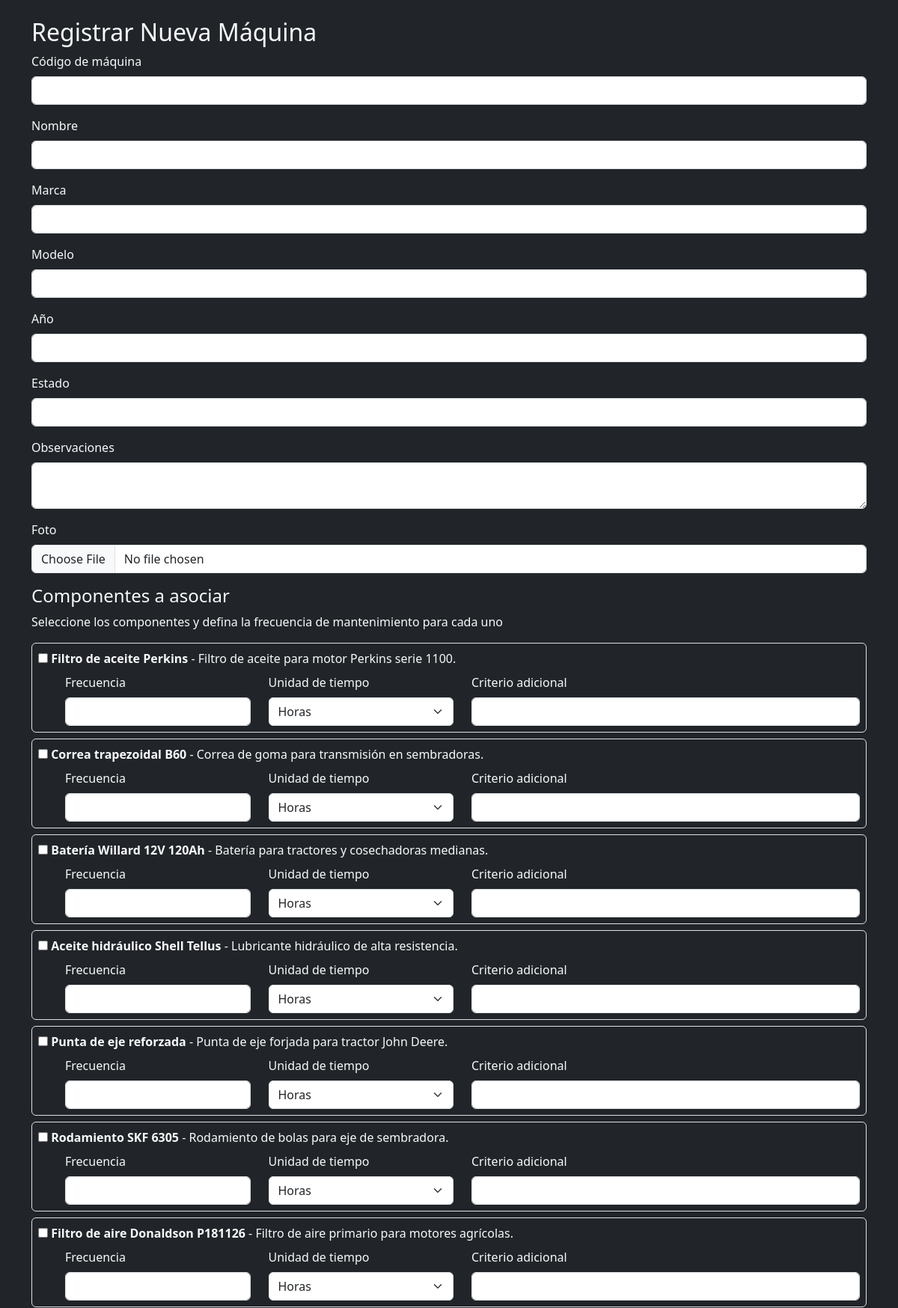
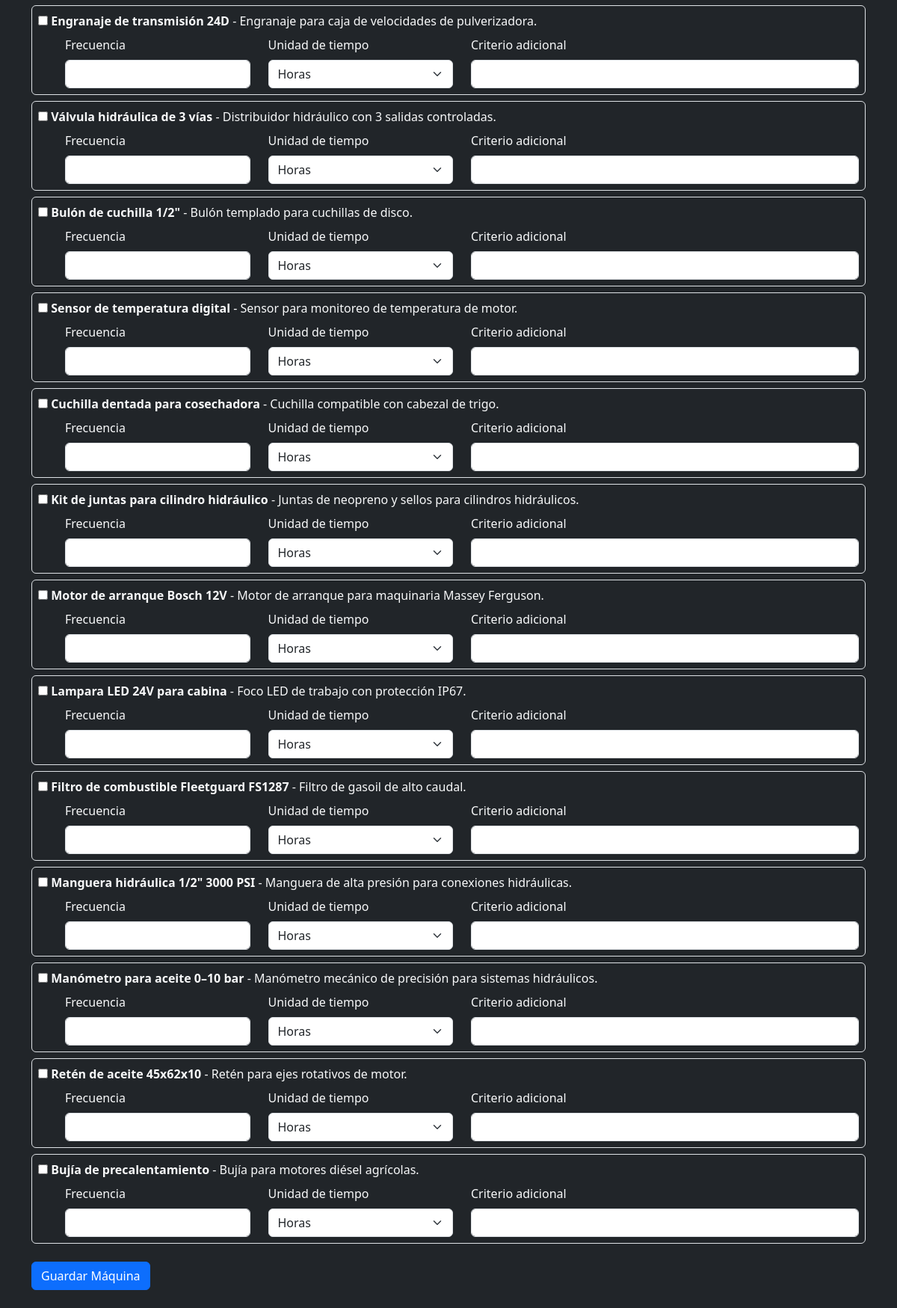
The app's page /maquinas/nueva with its own data (2 pictures, top to bottom).
### tables this page shows
CREATE TABLE componentes (
    ID INTEGER PRIMARY KEY AUTOINCREMENT,
    ID_Componente TEXT NOT NULL UNIQUE,
    Nombre TEXT,
    Tipo TEXT,
    Descripcion TEXT,
    Foto TEXT
);

### app.py (the view, shortened to what this page needs)
@app.route('/maquinas/nueva', methods=['GET', 'POST'])
def registrar_maquina():
    conn = get_db_connection()
    componentes = conn.execute('SELECT * FROM componentes').fetchall()
    conn.close()
    return render_template('registrar_maquina.html', componentes=componentes)

### app.py (called while the page is built)
def get_db_connection():
    conn = sqlite3.connect('mantenimiento_agricola.db', timeout=10)  # Espera hasta 10 segundos
    conn.row_factory = sqlite3.Row
    return conn

### templates/registrar_maquina.html (shortened to what this page needs)
<!DOCTYPE html>
<html lang="es">
<head>
    <link href="https://cdn.jsdelivr.net/npm/bootstrap@5.3.0/dist/css/bootstrap.min.css" rel="stylesheet" />
</head>
<body class="bg-dark text-light">
<div class="container py-4">
    <h2>Registrar Nueva Máquina</h2>
    <form method="POST" enctype="multipart/form-data">
         <div class="mb-3">
            <label for="codigo" class="form-label">Código de máquina</label>
            <input type="text" name="codigo" id="codigo" class="form-control" required>
        </div>
        <div class="mb-3">
            <label for="nombre" class="form-label">Nombre</label>
            <input type="text" name="nombre" id="nombre" class="form-control" required />
        </div>
        <div class="mb-3">
            <label for="marca" class="form-label">Marca</label>
            <input type="text" name="marca" id="marca" class="form-control" />
        </div>
        <div class="mb-3">
            <label for="modelo" class="form-label">Modelo</label>
            <input type="text" name="modelo" id="modelo" class="form-control" />
        </div>
        <div class="mb-3">
            <label for="anio" class="form-label">Año</label>
            <input type="number" name="anio" id="anio" class="form-control" />
        </div>
        <div class="mb-3">
            <label for="estado" class="form-label">Estado</label>
            <input type="text" name="estado" id="estado" class="form-control" />
        </div>
        <div class="mb-3">
            <label for="observaciones" class="form-label">Observaciones</label>
            <textarea name="observaciones" id="observaciones" class="form-control"></textarea>
        </div>
        <div class="mb-3">
            <label for="foto" class="form-label">Foto</label>
            <input type="file" name="foto" id="foto" class="form-control" accept=".jpg,.jpeg,.png" />
        </div>
        <h4>Componentes a asociar</h4>
        <p>Seleccione los componentes y defina la frecuencia de mantenimiento para cada uno</p>
        {% for c in componentes %}
        <div class="border rounded p-2 mb-2">
            <input type="checkbox" id="comp_{{ c.ID_Componente }}" name="componentes_seleccionados" value="{{ c.ID_Componente }}" />
            <label for="comp_{{ c.ID_Componente }}"><strong>{{ c.Nombre }}</strong> - {{ c.Descripcion }}</label>
            <div class="row mt-2 ms-4">
                <div class="col-md-3">
                    <label for="frecuencia_{{ c.ID_Componente }}" class="form-label">Frecuencia</label>
                    <input type="number" name="frecuencia_{{ c.ID_Componente }}" id="frecuencia_{{ c.ID_Componente }}" class="form-control" min="1" />
                </div>
                <div class="col-md-3">
                    <label for="unidad_{{ c.ID_Componente }}" class="form-label">Unidad de tiempo</label>
                    <select name="unidad_{{ c.ID_Componente }}" id="unidad_{{ c.ID_Componente }}" class="form-select">
                        <option value="horas">Horas</option>
                    </select>
                </div>
                <div class="col-md-6">
                    <label for="criterio_{{ c.ID_Componente }}" class="form-label">Criterio adicional</label>
                    <input type="text" name="criterio_{{ c.ID_Componente }}" id="criterio_{{ c.ID_Componente }}" class="form-control" />
                </div>
            </div>
        </div>
        {% endfor %}
        <button type="submit" class="btn btn-primary mt-3">Guardar Máquina</button>
    </form>
</div>
</body>
</html>

### records on screen
componentes: Nombre "Filtro de aceite Perkins", Descripcion "Filtro de aceite para motor Perkins serie 1100.", ID_Componente "Horas"
componentes: Nombre "Correa trapezoidal B60", Descripcion "Correa de goma para transmisión en sembradoras.", ID_Componente "Horas"
componentes: Nombre "Batería Willard 12V 120Ah", Descripcion "Batería para tractores y cosechadoras medianas.", ID_Componente "Horas"
componentes: Nombre "Aceite hidráulico Shell Tellus", Descripcion "Lubricante hidráulico de alta resistencia.", ID_Componente "Horas"
componentes: Nombre "Punta de eje reforzada", Descripcion "Punta de eje forjada para tractor John Deere.", ID_Componente "Horas"
componentes: Nombre "Rodamiento SKF 6305", Descripcion "Rodamiento de bolas para eje de sembradora.", ID_Componente "Horas"
componentes: Nombre "Filtro de aire Donaldson P181126", Descripcion "Filtro de aire primario para motores agrícolas.", ID_Componente "Horas"
componentes: Nombre "Engranaje de transmisión 24D", Descripcion "Engranaje para caja de velocidades de pulverizadora.", ID_Componente "Horas"
componentes: Nombre "Válvula hidráulica de 3 vías", Descripcion "Distribuidor hidráulico con 3 salidas controladas.", ID_Componente "Horas"
componentes: Nombre "Bulón de cuchilla 1/2\"", Descripcion "Bulón templado para cuchillas de disco.", ID_Componente "Horas"
componentes: Nombre "Sensor de temperatura digital", Descripcion "Sensor para monitoreo de temperatura de motor.", ID_Componente "Horas"
componentes: Nombre "Cuchilla dentada para cosechadora", Descripcion "Cuchilla compatible con cabezal de trigo.", ID_Componente "Horas"
componentes: Nombre "Kit de juntas para cilindro hidráulico", Descripcion "Juntas de neopreno y sellos para cilindros hidráulicos.", ID_Componente "Horas"
componentes: Nombre "Motor de arranque Bosch 12V", Descripcion "Motor de arranque para maquinaria Massey Ferguson.", ID_Componente "Horas"
componentes: Nombre "Lampara LED 24V para cabina", Descripcion "Foco LED de trabajo con protección IP67.", ID_Componente "Horas"
componentes: Nombre "Filtro de combustible Fleetguard FS1287", Descripcion "Filtro de gasoil de alto caudal.", ID_Componente "Horas"
componentes: Nombre "Manguera hidráulica 1/2\" 3000 PSI", Descripcion "Manguera de alta presión para conexiones hidráulicas.", ID_Componente "Horas"
componentes: Nombre "Manómetro para aceite 0–10 bar", Descripcion "Manómetro mecánico de precisión para sistemas hidráulicos.", ID_Componente "Horas"
componentes: Nombre "Retén de aceite 45x62x10", Descripcion "Retén para ejes rotativos de motor.", ID_Componente "Horas"
componentes: Nombre "Bujía de precalentamiento", Descripcion "Bujía para motores diésel agrícolas.", ID_Componente "Horas"
